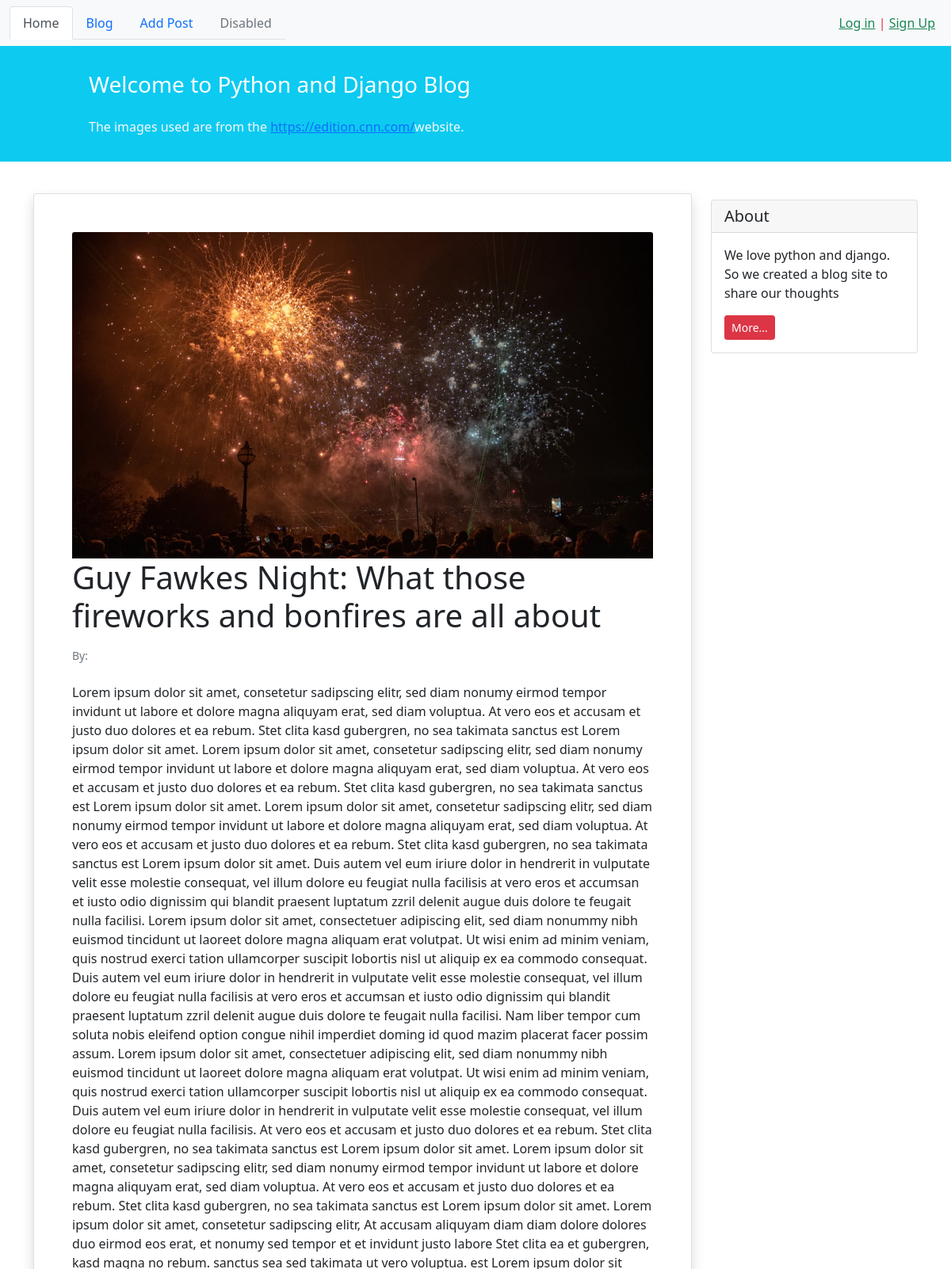
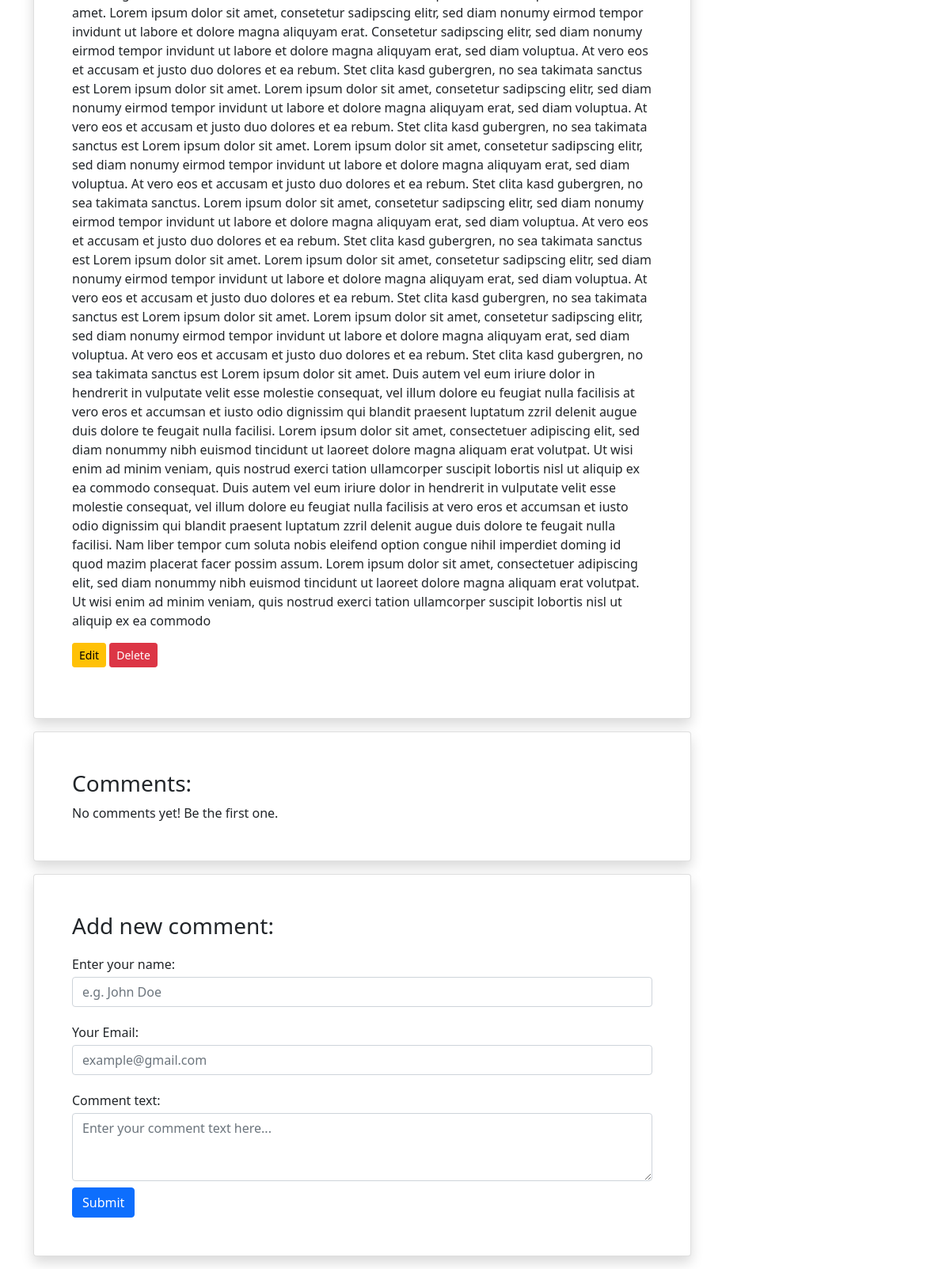
The app's page /12/ with its own data (2 pictures, top to bottom).
### blog/models.py (models this page shows, shortened)
class post(models.Model):
    STATUS_CHOICES = (
        ('pub', 'Published'),
        ('drf', 'Draft'),
    )
    title = models.CharField(max_length=100)
    text = models.TextField()
    outher = models.ForeignKey('auth.User', on_delete=models.CASCADE)
    datetime_created = models.DateTimeField(auto_now_add=True)
    datetime_modified = models.DateTimeField(auto_now=True)
    status = models.CharField(choices=STATUS_CHOICES, max_length=3)
    image = models.ImageField(upload_to='blog/blog_cover', blank=True)

### blog/views.py (the view)
# urls.py: path('<int:pk>/', views.PostDetailView.as_view(), name='post_detail'),
class PostDetailView(generic.DetailView):
    model = post
    template_name = 'blog/post_detail.html'
    context_object_name = 'post'

### blog/templates/blog/post_detail.html (shortened to what this page needs)
{% extends '_base.html' %}
{% block content %}
    <div class="container mt-4">
        <div class="row">
            <div class="col-9">
                <div class="card shadow my-3 p-5">
                    <img class="card-img-top" src="{{ post.image.url }}" alt="Card image"
                         style="width:100%">
                    <h1>{{ post.title }}</h1>
                    <p class="small text-muted mt-2">By: {{ post.author }}</p>
                    <p class="mt-2">{{ post.text }}</p>
                    <P>
                        <a href="{% url 'post_update' post.id %}" class="btn btn-sm btn-warning">Edit</a>
                        <a href="{% url 'post_delete' post.id %}" class="btn btn-sm btn-danger">Delete</a>
                    </P>
                </div>
                <div class="card shadow my-3 p-5">
                    <h3>Comments:</h3>
                    No comments yet! Be the first one.
                </div>
                <div class="card shadow my-3 p-5">
                    <h3>Add new comment:</h3>
                    <form method="POST">
                        <div class="form-group py-2">
                            <label class="py-1" for="author_name">Enter your name:</label>
                            <input type="text" class="form-control" placeholder="e.g. John Doe" name="author_name">
                        </div>
                        <div class="form-group py-2">
                            <label class="py-1" for="email">Your Email:</label>
                            <input type="email" class="form-control" placeholder="example@gmail.com" name="email">
                        </div>
                        <div class="form-group py-2">
                            <label class="py-1" for="comment_text">Comment text:</label>
                            <textarea class="form-control" name="text" rows="3"
                                      placeholder="Enter your comment text here..."></textarea>
                        </div>
                        <button type="submit" class="btn btn-primary">Submit</button>
                    </form>
                </div>
            </div>
            <div class="col-3">
                <div class="card my-4">
                    <h5 class="card-header">About</h5>
                    <div class="card-body">
                        <p class="card-text">We love python and django. So we created a blog site to share our
                            thoughts</p>
                        <a href="#"
                           class="btn btn-sm btn-danger">
                            More...
                        </a>
                    </div>
                </div>
            </div>
        </div>
    </div>
{% endblock content %}

### records on screen
post: image (picture), title "Guy Fawkes Night: What those fireworks and bonfires are all about", text "Lorem ipsum dolor sit amet, consetetur sadipscing elitr, sed diam nonumy eirmod tempor invidunt ut labore et dolore magna aliquyam erat, sed diam voluptua. At vero eos et accusam et justo duo dolores et ea rebum. Stet clita kasd gubergren, no sea takimata sanctus est Lorem ipsum dolor sit amet. Lorem ipsum dolor sit amet, consetetur sadipscing elitr, sed diam nonumy eirmod tempor invidunt ut labore et dolore magna aliquyam erat, sed diam voluptua. At vero eos et accusam et justo duo dolores et ea rebum. Stet clita kasd gubergren, no sea takimata sanctus est Lorem ipsum dolor sit amet. Lorem ipsum dolor sit amet, consetetur sadipscing elitr, sed diam nonumy eirmod tempor invidunt ut labore…"
